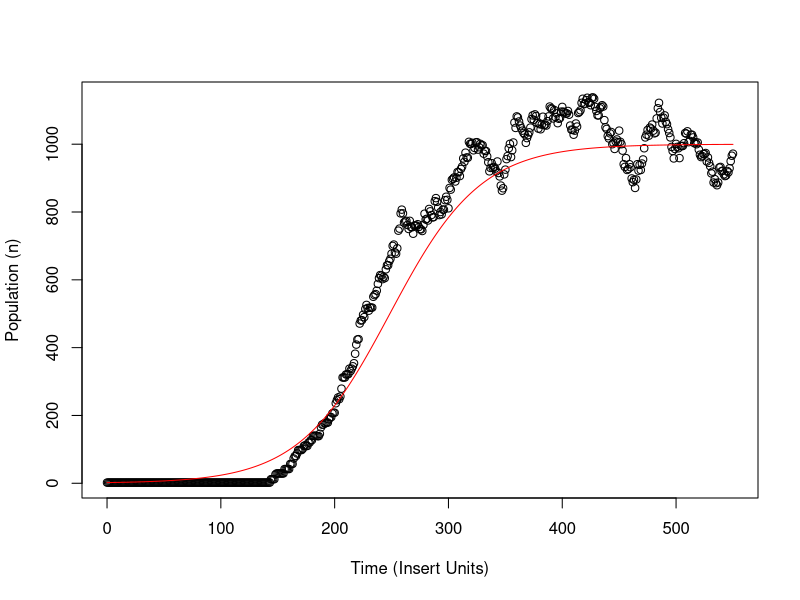

Generate this figure with R:

m <- 1000   # carrying capacity
b  <- 0.05  # birth rate
d  <- 0.025 # death rate
n_0 <- 2    # Initial Poplulation
n_t <- n_0   # initial value, garbage value to start
n_t_1 <- n_t # value from last time step
totalTime <- 550
t <- 0
nt <- n_0 # initial value, garbage value to start


bt <- 0 # Initial values to make these objects persistan_t
dt <- 0 # Initial values to make these objects persistan_t
st <- 0 # Initial values to make these objects persistan_t
lt <- 0 # Initial values to make these objects persistan_t
Lt <- 0 # Initial values to make these objects persistan_t
littersizes <- list(rep(-1, totalTime + 1)) # Initial values to make these objects persistan_t
dead <- list(rep(-1, totalTime + 1)) # Initial values to make these objects persistan_t
living <- list(rep(-1, totalTime + 1)) # Initial values to make these objects


daframe <- data.frame(time = rep(0, totalTime + 1), numLitters = rep(0, totalTime + 1)
                      , population = rep(n_0, totalTime + 1)
                      , birthrate = rep(n_0, totalTime + 1), born = rep(0, totalTime + 1)
                      , deathrate = rep(0, totalTime + 1), dead = rep(0, totalTime + 1)
                      , theoretical = rep(n_0, totalTime + 1))
dfrow <- numeric(length = 8)
dfrow[1] <- t
dfrow[2] <- Lt
dfrow[3] <- nt
dfrow[4] <- bt
dfrow[5] <- 0
dfrow[6] <- 0
dfrow[7] <- 0
dfrow[8] <- 0

update <- function() {
  t <<- t + 1
  bstar <-  b + (d - b)/2*(nt/m) # Important factor in birth rate at time t
  dstar <-  d + (b - d)/2*(nt/m) # Important factor in death rate at time t
  bt <<- max(0, bstar)          # birth rate at time t
  dt <<- dstar + max(0, -bstar) # death rate at time t
  st <<- 8*sqrt(bt)/sqrt(b) # averate size of litters
  lt <<- sqrt(bt)*sqrt(b)/8 # rate of litters
  Lt <<- rpois(n = 1, lambda = lt*nt) # number of litters based on litter rate
  if (is.null(littersizes)) {
  }
  else {
    littersizes[[t]] <<- rpois(Lt, lambda = st) # produce sizes of each litter
  }
  if (is.null(dead)) {
  }
  else {
    dead[[t]] <<- rpois(1, lambda = dt*nt) # produce dead rabbits
  }

  # keep track of the living rabbits and when they were born
  birthsThisGeneration <- sum(littersizes[[t]])
  if (birthsThisGeneration >= 1) {
    living[[t]] <<- 1:birthsThisGeneration
  }
  else {
    living[[t]] <<- NULL
  }
  for (i in 1:dead[[t]]) {
  }

  if (length(littersizes[[t]])) {
    # population sizes = previous population + sum of all litters - dead rabbits
    nt <<- nt + sum(littersizes[[t]]) - sum(dead[[t]])
  }

  dfrow[1] <- t
  dfrow[2] <- Lt
  dfrow[3] <- nt
  dfrow[4] <- bt
  dfrow[5] <- sum(littersizes[[t]])
  dfrow[6] <- dt
  dfrow[7] <- sum(dead[[t]])
  # below line is jacob's broken equation
  # dfrow[8] <- ((m*n_0)/(m-n_0)*exp((b-d)/(m^2)*t))/(1+(n_0)/(m-n_0)*exp((b-d)/(m^2)*t))
  dfrow[8] <- m / (1 + ((m-n_0)/n_0)*exp(-1*(b-d)*t))
  daframe[t+1,] <<- dfrow
  #####
}


for (i in 1:totalTime) {
  update()
}

png(paste(as.character(as.numeric(Sys.time())),"modelplot.png", sep=""), width = 480, height = 480)
plot(x=daframe$time, daframe$population, ylab = "Population (n)"
     , xlab = "Time (Insert Units)")

lines(x=daframe$time, daframe$theoretical, col = "red")
dev.off()
